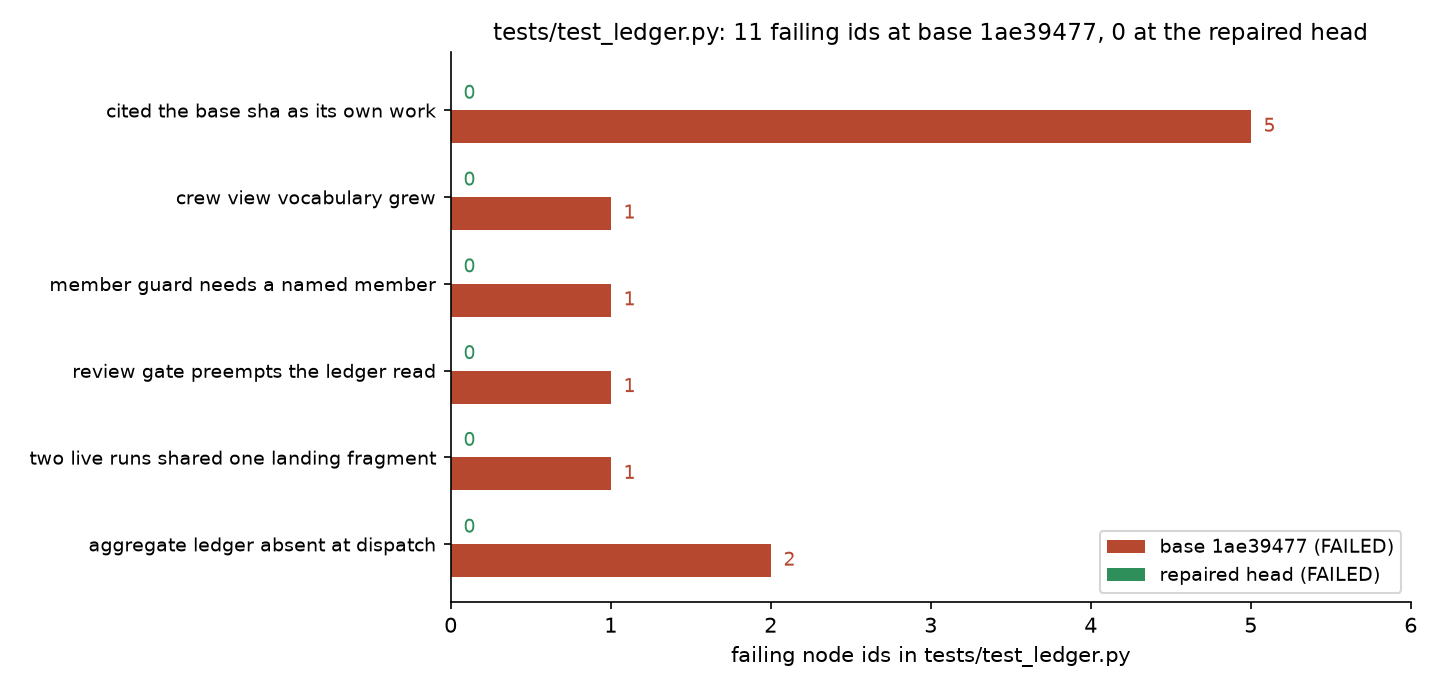

Reproduce this figure in Python.
"""Failing-id count per cause group, base 1ae39477 against the repaired head.

One horizontal bar pair per cause group. The base bar is the group's count of
FAILED ids from the base arm's own log; the head bar is the group's count at
the repaired head, which is zero for every group.
"""

from __future__ import annotations

from pathlib import Path

import matplotlib

matplotlib.use("Agg")
import matplotlib.pyplot as plt

GROUPS = [
    ("cited the base sha as its own work", 5),
    ("crew view vocabulary grew", 1),
    ("member guard needs a named member", 1),
    ("review gate preempts the ledger read", 1),
    ("two live runs shared one landing fragment", 1),
    ("aggregate ledger absent at dispatch", 2),
]

BASE = "#b5482f"
HEAD = "#2f8f5b"
OUT = Path(__file__).with_suffix(".png")

labels = [name for name, _ in GROUPS]
base_counts = [count for _, count in GROUPS]
head_counts = [0 for _ in GROUPS]
y = range(len(GROUPS))
height = 0.38

fig, ax = plt.subplots(figsize=(9.6, 4.6))
ax.barh([pos + height / 2 for pos in y], base_counts, height, color=BASE,
        label="base 1ae39477 (FAILED)")
ax.barh([pos - height / 2 for pos in y], head_counts, height, color=HEAD,
        label="repaired head (FAILED)")
ax.set_yticks(list(y))
ax.set_yticklabels(labels, fontsize=9)
ax.invert_yaxis()
ax.set_xlabel("failing node ids in tests/test_ledger.py")
ax.set_xlim(0, 6)
ax.set_title(
    "tests/test_ledger.py: 11 failing ids at base 1ae39477, 0 at the repaired head",
    fontsize=11,
)
for pos, count in zip(y, base_counts):
    ax.text(count + 0.08, pos + height / 2, str(count), va="center", fontsize=9,
            color=BASE)
for pos, count in zip(y, head_counts):
    ax.text(count + 0.08, pos - height / 2, str(count), va="center", fontsize=9,
            color=HEAD)
ax.legend(loc="lower right", fontsize=9)
ax.spines[["top", "right"]].set_visible(False)
fig.tight_layout()
fig.savefig(OUT, dpi=150)
print(f"wrote {OUT}")
